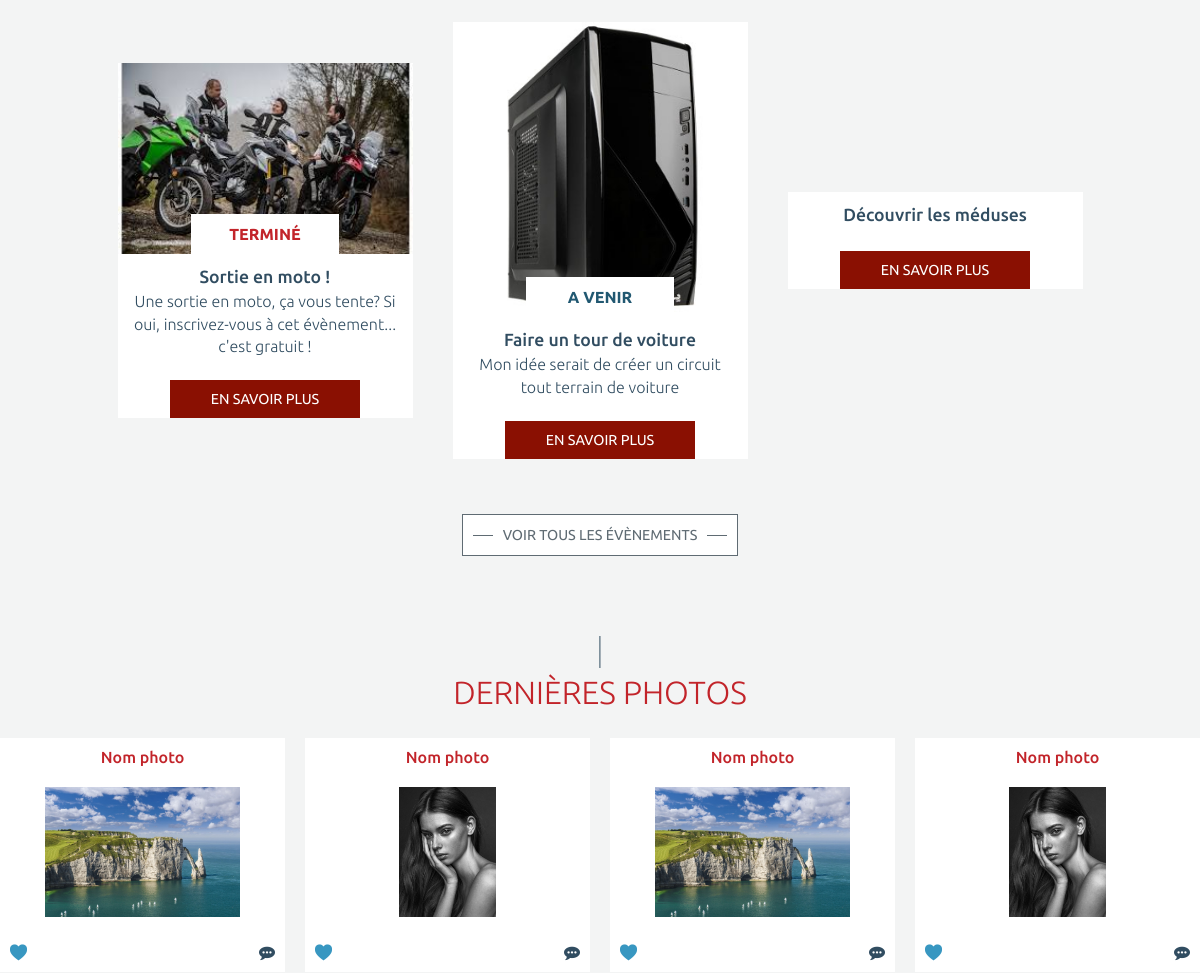
/accueil (middle part), run on an earlier commit of the app's database.
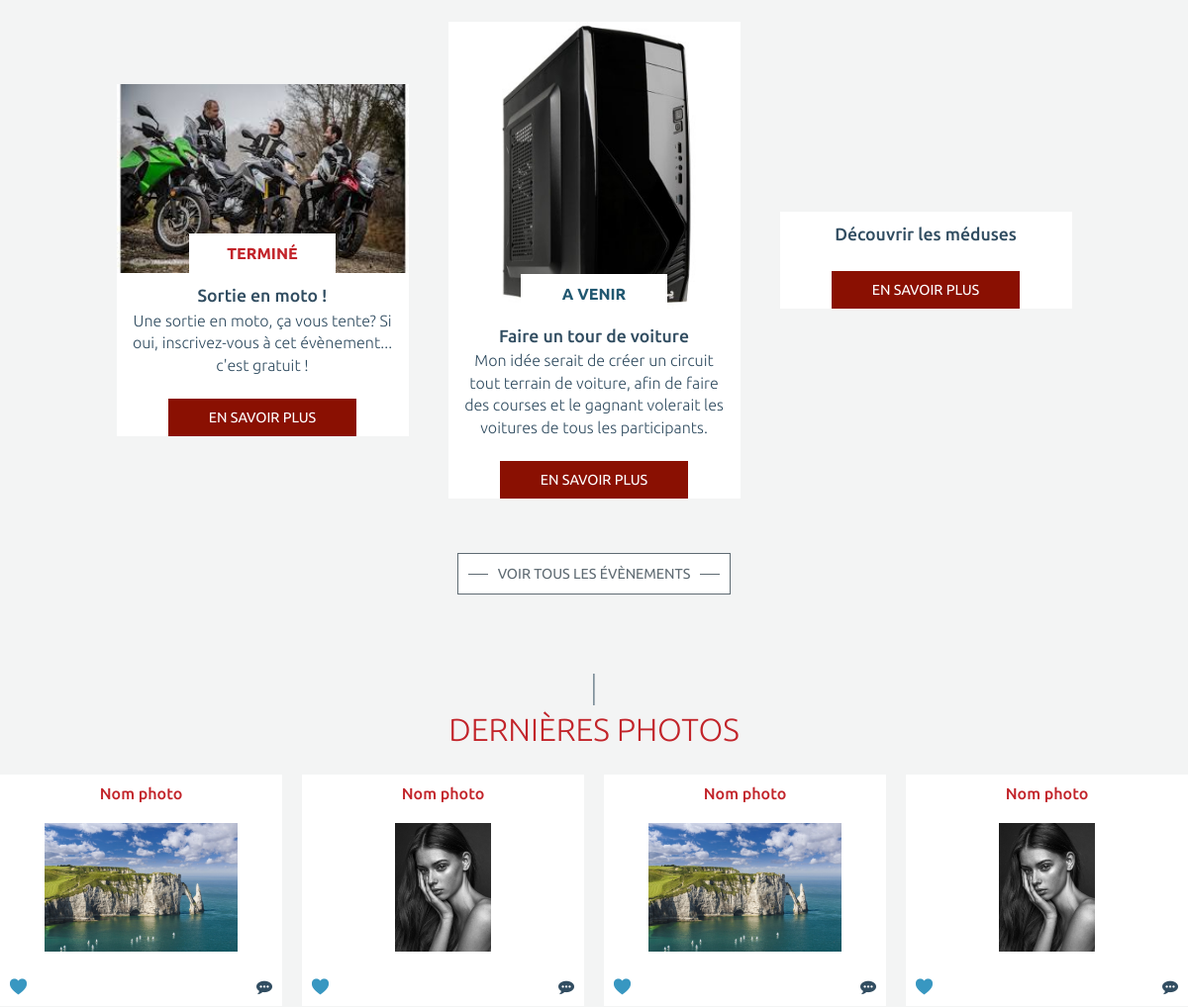
And on a later commit of the database.
### tables this page shows
CREATE TABLE `evenements` (
  `Id` int(11) NOT NULL,
  `Nom` varchar(50) NOT NULL,
  `Description` text NOT NULL,
  `Image` text NOT NULL,
  `Type` int(11) NOT NULL COMMENT '1 : sortie, 2 : sport, 3 : soirée, 4 : autres',
  `Date` date NOT NULL,
  `Statut` tinyint(4) NOT NULL DEFAULT '0' COMMENT '0 : à venir    1 : passé',
  `Visibilite` tinyint(4) NOT NULL DEFAULT '1' COMMENT '0 : invisible    1 : visible',
  `Inscrits` text NOT NULL
);

### include/common.php (called while the page is built, shortened)
<?php
$page = '';
function init() {
    load_content();
}
function get_base_path() {
    $base_path = str_replace('index.php', '', $_SERVER['PHP_SELF']);
    return $base_path;
}
function load_content() {
    global $page;
    $pages = array(
        'accueil' => array(
            'title' => "accueil",
            'file' => 'accueil.php',
        ),
        'bde' => array(
            'title' => "bde",
            'file' => 'bde.php',
        ),
        'box' => array(
            'title' => "box",
            'file' => 'box.php',
        ),
        'event-list' => array(
            'title' => "event-list",
            'file' => 'event-list.php',
        ),
        'event.php' => array(
            'title' => "event.php",
            'file' => 'event.php',
        ),
        'photos' => array(
            'title' => "photos",
            'file' => 'photos.php',
        ),
        'register' => array(
            'title' => "register",
            'file' => 'register.php',
        ),
        'notice' => array(
            'title' => "notice",
            'file' => 'notice.php',
        ),
        'terms' => array(
            'title' => "terms",
            'file' => 'terms.php',
        ),
        'boutique' => array(
            'title' => "boutique",
            'file' => 'boutique.php',
        ),
    );
    if (array_key_exists($page, $pages)) {
        include (TEMPLATE_PATH . $pages[$page]['file']);
    } else {
        header('Location:' . get_base_path() . 'accueil');
    }
}

### pages/accueil.php (the view, shortened to what the changed rows need)
<?php
$bdd = new PDO('mysql:host=localhost;dbname=projetweb;charset=utf8', 'root', '');
?>
<section id="bde-events">
    <div class="inner">
        <div id="event-list-inner">
            <?php
            $reponse = $bdd->query('SELECT * FROM evenements ORDER BY Id DESC');
            $count = 0;
            while ($donnees = $reponse->fetch()) {
                if ($count < 3) {
                    ?>
                    <div class="event-list-bloc <?php echo $donnees['Type']; ?>" statut="<?php echo $donnees['Statut']; ?>">
                        <div class="event-list-view">
                            <img src="img/local/events/<?php echo $donnees['Image']; ?> " alt="" />
                            <?php
                        if($donnees['Statut']==1) {
                            echo '<div class="topic" style="color:#C2242A;">Terminé</div>';
                        }
                        else {
                            echo "<div class='topic' style='color:#215871;'>A venir</div>";
                        } ?>
                        </div>
                        <div class="event-list-desc">
                            <h3><?php echo $donnees['Nom']; ?></h3>
                            <p><?php echo $donnees['Description']; ?></p>
                        </div>
                        <div class="event-fonctions">
                            <form method='post' action='event.php'>
                                <input class="more-info" type='submit' value="En savoir plus">
                            </form>
                        </div>
                    </div>
                    <?php
                    $count = $count + 1;
                }
            }
            ?>
        </div>
    </div>
</section>
<section class="bde-photos">
    <div class="inner">
        <h2 class="titleh2">Dernières photos</h2>
    </div>
</section>

What changed in the data, as far as the page shows it:
changed evenements "Faire un tour de voiture": Description "Mon idée serait de créer un circuit tout terrain de voiture" → "Mon idée serait de créer un circuit tout terrain de voiture, afin de faire des courses et le gagnant volerait les voitures de tous les participants."
